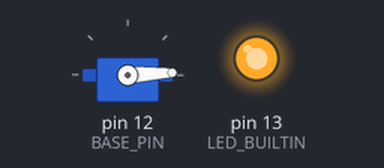
This sketch was run on a simulated Arduino Uno, built with avr-gcc and run on an emulated ATmega328P. On the bench: servo, output pins drawn as LEDs (lit = HIGH).

Above: at 0.05 s.
At 1.35 s:
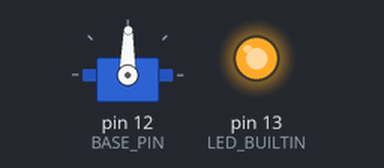
At 2.7 s:
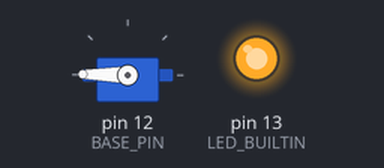
At 5.4 s:
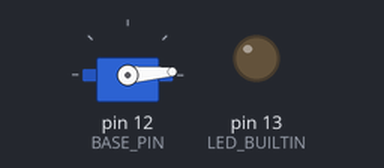
Timing chart, 0 to 7.1 s (numbered marks = the images above):
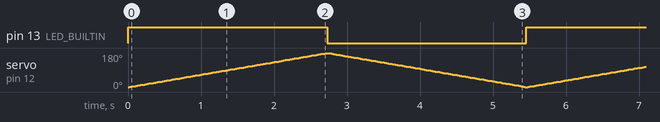

The sketch:

ezarm.ino
```cpp
#include <Servo.h>

Servo base_servo;

int BASE_PIN = 12;
int pos = 0;    // variable to store the servo position

void setup() {
    pinMode(LED_BUILTIN, OUTPUT);
    base_servo.attach(BASE_PIN);
}

void loop() {
    digitalWrite(LED_BUILTIN, HIGH);
    for (pos = 0; pos <= 180; pos += 1) { // goes from 0 degrees to 180 degrees
                                          // in steps of 1 degree
        base_servo.write(pos);            // tell servo to go to position in variable 'pos'
        delay(15);                        // waits 15ms for the servo to reach the position
    }
    digitalWrite(LED_BUILTIN, LOW);
    for (pos = 180; pos >= 0; pos -= 1) { // goes from 180 degrees to 0 degrees
        base_servo.write(pos);            // tell servo to go to position in variable 'pos'
        delay(15);                        // waits 15ms for the servo to reach the position
    }
}
```

Measured:
- by itself, pin 13 (LED_BUILTIN): alternates HIGH for 2.7 s and LOW for 2.7 s
